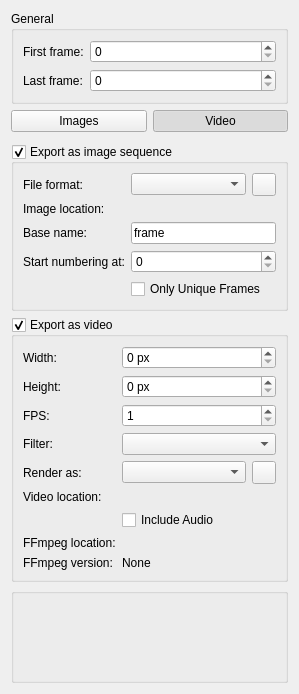
<?xml version="1.0" encoding="UTF-8"?>
<ui version="4.0">
 <author>
    SPDX-FileCopyrightText: none
    SPDX-License-Identifier: GPL-3.0-or-later
  </author>
 <class>WdgAnimationRenderer</class>
 <widget class="QWidget" name="WdgAnimationRenderer">
  <property name="geometry">
   <rect>
    <x>0</x>
    <y>0</y>
    <width>299</width>
    <height>694</height>
   </rect>
  </property>
  <property name="windowTitle">
   <string>Animation Renderer Image</string>
  </property>
  <layout class="QVBoxLayout" name="verticalLayout_3" stretch="0,0,0,0,0,1,0">
   <item>
    <widget class="QGroupBox" name="grpGeneralOptions">
     <property name="title">
      <string>General</string>
     </property>
     <layout class="QFormLayout" name="formLayout_3">
      <item row="0" column="0">
       <widget class="QLabel" name="label_3">
        <property name="text">
         <string>First frame:</string>
        </property>
       </widget>
      </item>
      <item row="0" column="1">
       <widget class="QSpinBox" name="intStart"/>
      </item>
      <item row="1" column="0">
       <widget class="QLabel" name="label_4">
        <property name="text">
         <string>Last frame:</string>
        </property>
       </widget>
      </item>
      <item row="1" column="1">
       <widget class="QSpinBox" name="intEnd">
        <property name="maximum">
         <number>10000</number>
        </property>
       </widget>
      </item>
     </layout>
    </widget>
   </item>
   <item>
    <widget class="QWidget" name="wdgExportButtons" native="true">
     <layout class="QHBoxLayout" name="lytExportButtons">
      <property name="leftMargin">
       <number>0</number>
      </property>
      <property name="topMargin">
       <number>0</number>
      </property>
      <property name="rightMargin">
       <number>0</number>
      </property>
      <property name="bottomMargin">
       <number>0</number>
      </property>
      <item>
       <widget class="QPushButton" name="bnExportImages">
        <property name="text">
         <string>Images</string>
        </property>
        <property name="checkable">
         <bool>true</bool>
        </property>
       </widget>
      </item>
      <item>
       <widget class="QPushButton" name="bnExportVideo">
        <property name="text">
         <string>Video</string>
        </property>
        <property name="checkable">
         <bool>true</bool>
        </property>
        <property name="checked">
         <bool>true</bool>
        </property>
       </widget>
      </item>
     </layout>
    </widget>
   </item>
   <item>
    <widget class="QStackedWidget" name="stkExport">
     <widget class="QWidget" name="pgImages">
      <layout class="QVBoxLayout" name="lytPgImages">
       <property name="leftMargin">
        <number>0</number>
       </property>
       <property name="topMargin">
        <number>0</number>
       </property>
       <property name="rightMargin">
        <number>0</number>
       </property>
       <property name="bottomMargin">
        <number>0</number>
       </property>
      </layout>
     </widget>
     <widget class="QWidget" name="pgVideo">
      <layout class="QVBoxLayout" name="lytPgVideo">
       <property name="leftMargin">
        <number>0</number>
       </property>
       <property name="topMargin">
        <number>0</number>
       </property>
       <property name="rightMargin">
        <number>0</number>
       </property>
       <property name="bottomMargin">
        <number>0</number>
       </property>
      </layout>
     </widget>
    </widget>
   </item>
   <item>
    <widget class="QGroupBox" name="shouldExportOnlyImageSequence">
     <property name="title">
      <string>Export as image sequence</string>
     </property>
     <property name="checkable">
      <bool>true</bool>
     </property>
     <layout class="QFormLayout" name="formLayout_2">
      <item row="0" column="0">
       <widget class="QLabel" name="label_8">
        <property name="text">
         <string>File format:</string>
        </property>
       </widget>
      </item>
      <item row="0" column="1">
       <layout class="QHBoxLayout" name="horizontalLayout_2">
        <item>
         <widget class="QComboBox" name="cmbMimetype">
          <property name="toolTip">
           <string>Select the file format for the image sequence. If you want to render to video or animated gif, you can only select PNG</string>
          </property>
         </widget>
        </item>
        <item>
         <widget class="QToolButton" name="bnExportOptions">
          <property name="toolTip">
           <string>Select the frame export options</string>
          </property>
         </widget>
        </item>
       </layout>
      </item>
      <item row="1" column="0">
       <widget class="QLabel" name="lblDirRequester">
        <property name="text">
         <string>Image location:</string>
        </property>
       </widget>
      </item>
      <item row="1" column="1">
       <widget class="KisFileNameRequester" name="dirRequester" native="true"/>
      </item>
      <item row="2" column="0">
       <widget class="QLabel" name="label">
        <property name="text">
         <string>Base name:</string>
        </property>
       </widget>
      </item>
      <item row="2" column="1">
       <widget class="QLineEdit" name="txtBasename">
        <property name="text">
         <string>frame</string>
        </property>
       </widget>
      </item>
      <item row="3" column="0">
       <widget class="QLabel" name="label_5">
        <property name="text">
         <string>Start numbering at:</string>
        </property>
       </widget>
      </item>
      <item row="3" column="1">
       <widget class="QSpinBox" name="sequenceStart">
        <property name="maximum">
         <number>999</number>
        </property>
       </widget>
      </item>
      <item row="4" column="1">
       <widget class="QCheckBox" name="chkOnlyUniqueFrames">
        <property name="text">
         <string>Only Unique Frames</string>
        </property>
       </widget>
      </item>
     </layout>
    </widget>
   </item>
   <item>
    <widget class="QGroupBox" name="shouldExportOnlyVideo">
     <property name="title">
      <string>Export as video</string>
     </property>
     <property name="checkable">
      <bool>true</bool>
     </property>
     <layout class="QFormLayout" name="formLayout">
      <item row="0" column="0">
       <widget class="QLabel" name="lblWidth">
        <property name="text">
         <string>Width:</string>
        </property>
       </widget>
      </item>
      <item row="0" column="1">
       <widget class="QSpinBox" name="intWidth">
        <property name="suffix">
         <string> px</string>
        </property>
       </widget>
      </item>
      <item row="1" column="0">
       <widget class="QLabel" name="lblHeight">
        <property name="text">
         <string>Height:</string>
        </property>
       </widget>
      </item>
      <item row="1" column="1">
       <widget class="QSpinBox" name="intHeight">
        <property name="suffix">
         <string> px</string>
        </property>
       </widget>
      </item>
      <item row="2" column="0">
       <widget class="QLabel" name="fpsLabel">
        <property name="text">
         <string>FPS:</string>
        </property>
       </widget>
      </item>
      <item row="2" column="1">
       <widget class="QSpinBox" name="intFramesPerSecond">
        <property name="minimum">
         <number>1</number>
        </property>
        <property name="singleStep">
         <number>1</number>
        </property>
       </widget>
      </item>
      <item row="3" column="0">
       <widget class="QLabel" name="scaleFilterLabel">
        <property name="text">
         <string comment="Resize interpolation method list label">Filter:</string>
        </property>
       </widget>
      </item>
      <item row="3" column="1">
       <widget class="QComboBox" name="cmbScaleFilter"/>
      </item>
      <item row="4" column="0">
       <widget class="QLabel" name="label_6">
        <property name="text">
         <string>Render as:</string>
        </property>
       </widget>
      </item>
      <item row="4" column="1">
       <layout class="QHBoxLayout" name="horizontalLayout_3">
        <item>
         <widget class="QComboBox" name="cmbRenderType"/>
        </item>
        <item>
         <widget class="QToolButton" name="bnRenderOptions">
          <property name="toolTip">
           <string>Select the FFmpeg render options.</string>
          </property>
         </widget>
        </item>
       </layout>
      </item>
      <item row="5" column="0">
       <widget class="QLabel" name="lblVideoFilenameTitle">
        <property name="text">
         <string>Video location:</string>
        </property>
       </widget>
      </item>
      <item row="5" column="1">
       <widget class="KisFileNameRequester" name="videoFilename" native="true"/>
      </item>
      <item row="6" column="1">
       <widget class="QCheckBox" name="chkIncludeAudio">
        <property name="text">
         <string>Include Audio</string>
        </property>
       </widget>
      </item>
      <item row="7" column="0">
       <widget class="QLabel" name="lblFFMpegLocationTitle">
        <property name="text">
         <string>FFmpeg location:</string>
        </property>
       </widget>
      </item>
      <item row="7" column="1">
       <widget class="KisFileNameRequester" name="ffmpegLocation" native="true"/>
      </item>
      <item row="8" column="0">
       <widget class="QLabel" name="lblFFMpegVersionTitle">
        <property name="text">
         <string>FFmpeg version:</string>
        </property>
       </widget>
      </item>
      <item row="8" column="1">
       <widget class="QLabel" name="lblFFMpegVersion">
        <property name="text">
         <string>None</string>
        </property>
       </widget>
      </item>
     </layout>
    </widget>
   </item>
   <item>
    <widget class="KisWarningBlock" name="lblWarnings">
     <property name="sizePolicy">
      <sizepolicy hsizetype="Preferred" vsizetype="MinimumExpanding">
       <horstretch>0</horstretch>
       <verstretch>0</verstretch>
      </sizepolicy>
     </property>
     <property name="title">
      <string/>
     </property>
    </widget>
   </item>
   <item>
    <spacer name="bottomSpacer">
     <property name="orientation">
      <enum>Qt::Vertical</enum>
     </property>
     <property name="sizeHint" stdset="0">
      <size>
       <width>0</width>
       <height>0</height>
      </size>
     </property>
    </spacer>
   </item>
  </layout>
 </widget>
 <customwidgets>
  <customwidget>
   <class>KisWarningBlock</class>
   <extends>QGroupBox</extends>
   <header location="global">kis_warning_block.h</header>
   <container>1</container>
  </customwidget>
  <customwidget>
   <class>KisFileNameRequester</class>
   <extends>QWidget</extends>
   <header location="global">kis_file_name_requester.h</header>
   <container>1</container>
  </customwidget>
 </customwidgets>
 <tabstops>
  <tabstop>intStart</tabstop>
  <tabstop>intEnd</tabstop>
  <tabstop>shouldExportOnlyImageSequence</tabstop>
  <tabstop>cmbMimetype</tabstop>
  <tabstop>bnExportOptions</tabstop>
  <tabstop>txtBasename</tabstop>
  <tabstop>sequenceStart</tabstop>
  <tabstop>chkOnlyUniqueFrames</tabstop>
  <tabstop>shouldExportOnlyVideo</tabstop>
  <tabstop>intWidth</tabstop>
  <tabstop>intHeight</tabstop>
  <tabstop>intFramesPerSecond</tabstop>
  <tabstop>cmbScaleFilter</tabstop>
  <tabstop>cmbRenderType</tabstop>
  <tabstop>bnRenderOptions</tabstop>
  <tabstop>chkIncludeAudio</tabstop>
 </tabstops>
 <resources/>
 <connections/>
</ui>
